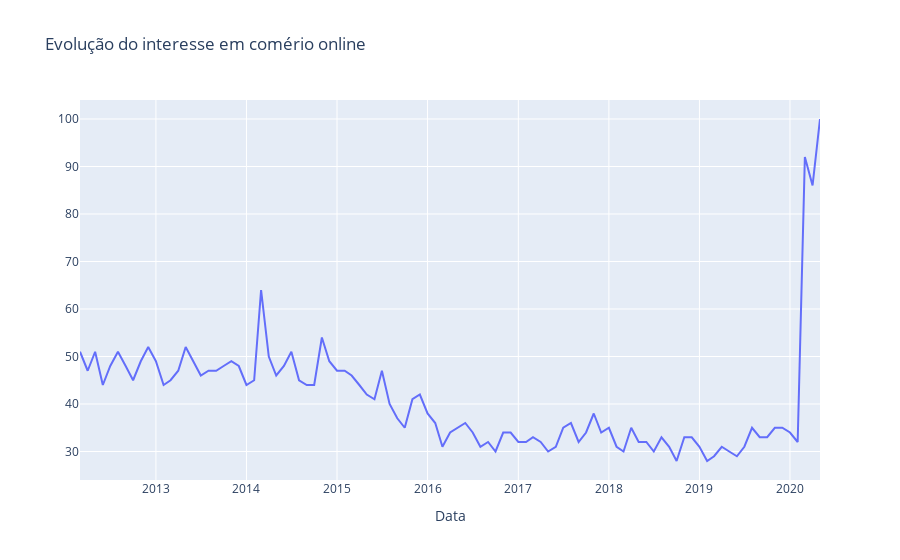

Source (notebook cell):
### Markdown cell above
A partir de março/2020 (início do isolamento social ocaionado pela Covid-19), é possível observar uma queda acentuada no volume de vendas do subsetor do comércio varejista de Vestuário, Tecidos e Calçados.

### Code cell
# Evolução do interesse em comércio online
trace = go.Scatter(y = df['gtrend'], x =  df['data'], mode = 'lines')
plt.figure(figsize = (20, 12))
data = [trace]
layout = go.Layout(title = 'Evolução do interesse em comério online',
                   xaxis = {'title': 'Data'})
fig = go.Figure(data=data, layout=layout)
py.iplot(fig)
